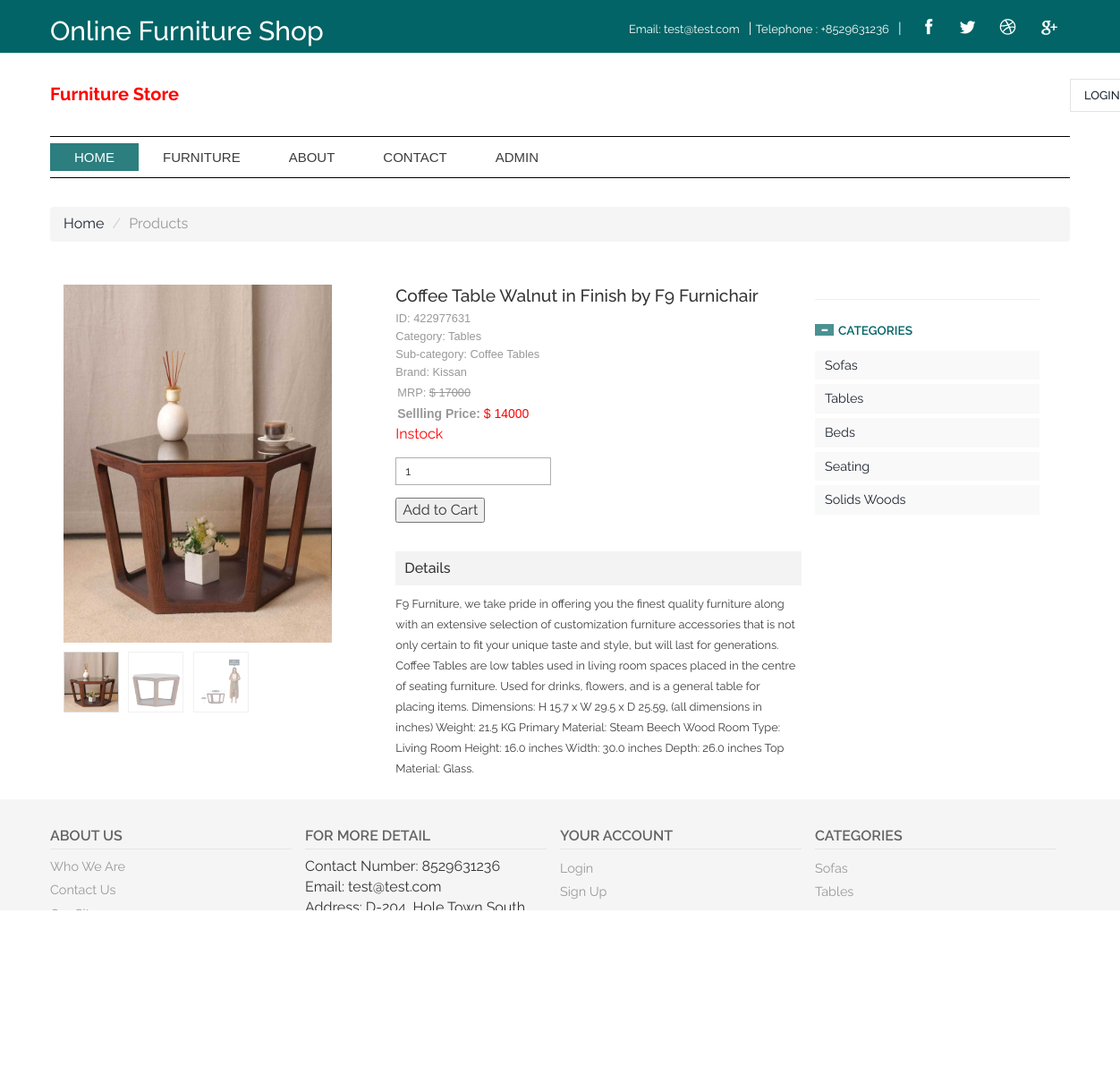
The page /ofsms/single-product-detail.php?proid=5 on the database its author committed.
### tables this page shows
CREATE TABLE `tblpage` (
  `ID` int(10) NOT NULL,
  `PageType` varchar(120) DEFAULT NULL,
  `PageTitle` varchar(200) DEFAULT NULL,
  `PageDescription` mediumtext DEFAULT NULL,
  `Email` varchar(120) DEFAULT NULL,
  `MobileNumber` bigint(10) DEFAULT NULL,
  `UpdationDate` timestamp NULL DEFAULT current_timestamp()
);

CREATE TABLE `tblproducts` (
  `ID` int(10) NOT NULL,
  `ProductID` varchar(120) NOT NULL,
  `CatID` int(5) DEFAULT NULL,
  `SubCatid` int(5) DEFAULT NULL,
  `ProductTitle` varchar(120) DEFAULT NULL,
  `RegularPrice` varchar(120) DEFAULT NULL,
  `BrandName` varchar(120) DEFAULT NULL,
  `Quantity` int(10) DEFAULT NULL,
  `Availability` varchar(50) NOT NULL,
  `PDesc` mediumtext DEFAULT NULL,
  `SalePrice` varchar(120) DEFAULT NULL,
  `Image` varchar(120) NOT NULL,
  `Image1` varchar(120) NOT NULL,
  `Image2` varchar(120) NOT NULL,
  `Image3` varchar(120) NOT NULL,
  `CreationDate` timestamp NULL DEFAULT current_timestamp()
);

CREATE TABLE `tblcategory` (
  `ID` int(10) NOT NULL,
  `CategoryName` varchar(120) DEFAULT NULL,
  `CreationDate` timestamp NULL DEFAULT current_timestamp()
);

CREATE TABLE `tblsubcategory` (
  `ID` int(10) NOT NULL,
  `CatID` int(10) DEFAULT NULL,
  `SubcategoryName` varchar(120) DEFAULT NULL,
  `CreationDate` timestamp NULL DEFAULT current_timestamp()
);

### ofsms/single-product-detail.php (the view, shortened to what this page needs)
<?php
include('includes/dbconnection.php');
  	?>
<!DOCTYPE HTML>
<html>
<head>
<link href="css/bootstrap.css" rel='stylesheet' type='text/css' />
<link href="css/style.css" rel='stylesheet' type='text/css' />
<link href="css/megamenu.css" rel="stylesheet" type="text/css" media="all" />
<link href="css/form.css" rel="stylesheet" type="text/css" media="all" />
<link rel="stylesheet" href="css/etalage.css">
</head>
<body>
<?php include_once('includes/header.php');?>
<div class="single-sec">
	 <div class="container">
		 <ol class="breadcrumb">
			 <li><a href="index.php">Home</a></li>
			 <li class="active">Products</li>
		 </ol>
			<div class="col-md-9 det">
				<?php
$pid=intval($_GET['proid']);
$sql="SELECT *,tblproducts.ID as pid from  tblproducts
join tblcategory on tblcategory.ID=tblproducts.CatID
join tblsubcategory on tblsubcategory.ID=tblproducts.SubCatid
where tblproducts.ID=:pid";
$query = $dbh -> prepare($sql);
$query-> bindParam(':pid', $pid, PDO::PARAM_STR);
$query->execute();
$results=$query->fetchAll(PDO::FETCH_OBJ);
$cnt=1;
if($query->rowCount() > 0)
{
foreach($results as $row)
{               ?>
				  <div class="single_left">
				  	<form method="post" action="category-details.php?action=add&pid=<?php echo $row->pid; ?>">
					 <div class="grid images_3_of_2">
						 <ul id="etalage">
							<li>
								<a href="optionallink.html">
									<img class="etalage_thumb_image" src="admin/images/<?php echo $row->Image;?>" class="img-responsive" width='150' height='150' />
								</a>
							</li>
						 </ul>
				      </div>
				  </div>
				  <div class="single-right">
					 <h3><?php echo $row->ProductTitle;?></h3>
					 <div class="id"><h4>ID: <?php echo $row->ProductID;?></h4></div>
					  <div class="id"><h4>Category: <?php echo $row->CategoryName;?></h4></div>
					   <div class="id"><h4>Sub-category: <?php echo $row->SubcategoryName;?></h4></div>
					    <div class="id"><h4>Brand: <?php echo $row->BrandName;?></h4></div>
					  <div class="cost">
						 <div class="prdt-cost">
							 <ul>
								 <li>MRP: <del>$ <?php echo $row->RegularPrice;?></del></li>
								 <li style="font-size:14px;"><strong>Sellling Price:</strong> <span style="color:red">$ <?php echo $row->SalePrice;?></span></li>
								 					  <p style="color:red"> <?php echo $row->Availability;?></p>
<?php if($row->Availability=='Instock'):;?>
<input type="text" class="item_quantity" name="quantity" value="1" />
<input type="submit" value="Add to Cart" class="btnAddAction" />
<?php endif;?>
							 </ul>
						 </div>
						 <div class="clearfix"></div>
					  </div>
					  <div class="single-bottom1">
						<h6>Details</h6>
						<p class="prod-desc"><?php echo $row->PDesc;?>.</p>
					 </div>
				  </div>
				  <div class="clearfix"></div>
		    </div><?php $cnt=$cnt+1;}}?>
			<?php include_once('includes/sidebar.php');?>
		</div>
	  </div>
<br />
<?php include_once('includes/footer.php');?>
</body>
</html>

### ofsms/includes/header.php (shortened to what this page needs)
<?php if (strlen($_SESSION['ofsmsuid']==0)) {?>
<div class="top_bg">
  <div class="container">
    <div class="header_top-sec">
      <div class="top_right">
        <h2>Online Furniture Shop</h2>
      </div>
      <div class="top_left">
        <ul>
          <?php
$sql="SELECT * from tblpage where PageType='contactus'";
$query = $dbh -> prepare($sql);
$query->execute();
$results=$query->fetchAll(PDO::FETCH_OBJ);
$cnt=1;
if($query->rowCount() > 0)
{
foreach($results as $row)
{               ?>
          <li class="top_link">Email: <?php  echo htmlentities($row->Email);?></li>|
          <li class="top_link">Telephone : +<?php  echo htmlentities($row->MobileNumber);?></li>|
        <?php $cnt=$cnt+1;}} ?>
        </ul>
        <div class="social">
          <ul>
            <li><a href="#"><i class="facebook"></i></a></li>
            <li><a href="#"><i class="twitter"></i></a></li>
            <li><a href="#"><i class="dribble"></i></a></li>
            <li><a href="#"><i class="google"></i></a></li>
          </ul>
        </div>
      </div>
        <div class="clearfix"> </div>
    </div>
  </div>
</div><?php } ?>
<div class="header_top">
   <div class="container">
     <div class="logo">
      <a href="index.php"><strong style="color: red;font-size: 20px;">Furniture Store</strong></a>
     </div>
     <div class="header_right">
      <?php if (strlen($_SESSION['ofsmsuid']==0)) {?>
       <div class="login">
         <a href="signup.php">LOGIN</a>
       </div><?php } ?>
     </div>
      <div class="clearfix"></div>
   </div>
</div>
<div class="mega_nav">
   <div class="container">
     <div class="menu_sec">
     <ul class="megamenu skyblue">
       <li class="active grid"><a class="color1" href="index.php">Home</a></li>
       <li class="grid"><a class="color2" href="#">furniture</a>
        </li>
        <li><a class="color5" href="about-us.php">About</a>
        </li>
        <li><a class="color6" href="contact-us.php">Contact</a>
        </li>
             <li><?php if (strlen($_SESSION['ofsmsuid']==0)) {?>
        <a class="color4" href="admin/login.php">Admin</a>
      <?php } ?>
        </li>
         </ul>
       <div class="clearfix"></div>
     </div>
    </div>
</div>

### ofsms/includes/sidebar.php (shortened to what this page needs)
	<div class="rsidebar span_1_of_left">
				 <section  class="sky-form">
					 <div class="product_right">
						 <h4 class="m_2"><span class="glyphicon glyphicon-minus" aria-hidden="true"></span>Categories</h4>
						 <?php
$ret="SELECT * from tblcategory";
$query1 = $dbh -> prepare($ret);
$query1->execute();
$resultss=$query1->fetchAll(PDO::FETCH_OBJ);
foreach($resultss as $rows)
{               ?>
						 <div class="tab1">
							 <ul class="place">
								  <li><a href="category-details.php?catid=<?php echo htmlentities($rows->ID)?>"><?php echo htmlentities($rows->CategoryName)?></li>
							  </ul>
					      </div><?php } ?>
					      </div>
				 </section>
					 <link rel="stylesheet" type="text/css" href="css/jquery-ui.css">
			 </div>

### ofsms/includes/footer.php (shortened to what this page needs)
<?php
include('includes/dbconnection.php');
?>
<div class="footer-content">
     <div class="container">
         <div class="ftr-grids">
             <div class="col-md-3 ftr-grid">
                 <h4>About Us</h4>
                 <ul>
                     <li><a href="about-us.php">Who We Are</a></li>
                     <li><a href="contact-us.php">Contact Us</a></li>
                     <li><a href="index.php">Our Sites</a></li>
                 </ul>
             </div>
             <div class="col-md-3 ftr-grid">
                 <h4>For more Detail</h4>
                 <ul>
                        <?php
$sql="SELECT * from  tblpage where PageType='contactus'";
$query = $dbh -> prepare($sql);
$query->execute();
$results=$query->fetchAll(PDO::FETCH_OBJ);
$cnt=1;
if($query->rowCount() > 0)
{
foreach($results as $row)
{               ?>
                     <li>Contact Number: <?php  echo $row->MobileNumber;?></li>
                     <li>Email: <?php  echo $row->Email;?></li>
                     <li>Address: <?php  echo $row->PageDescription;?></li>
                     <?php $cnt=$cnt+1;}} ?>
                 </ul>
             </div>
             <div class="col-md-3 ftr-grid">
                 <h4>Your account</h4>
                 <ul>
                     <li><a href="signup.php">Login</a></li>
                     <li><a href="signup.php">Sign Up</a></li>
                     <li><a href="about-us.php">About Us</a></li>
                     <li><a href="contact-us.php">Contact Us</a></li>
                     <li><a href="index.php">Home</a></li>
                 </ul>
             </div>
             <div class="col-md-3 ftr-grid">
                 <h4>Categories</h4>
                 <ul>
                    <?php
$ret="SELECT * from tblcategory";
$query1 = $dbh -> prepare($ret);
$query1->execute();
$resultss=$query1->fetchAll(PDO::FETCH_OBJ);
foreach($resultss as $rows)
{               ?>
                     <li><a href="category-details.php?catid=<?php echo htmlentities($rows->ID)?>"><?php echo htmlentities($rows->CategoryName)?></a></li>
                     <?php } ?>
                 </ul>
             </div>
             <div class="clearfix"></div>
         </div>
     </div>
</div>
<br />
<div class="footer">
     <div class="container">
         <div class="copywrite">
             <p style="text-align: center;color: red;font-size: 20px"><strong>Online Furniture Store Management System</strong> </p>
         </div>
         </div>
     </div>

### ofsms/css/style.css (style rules this page uses)
h4, h5, h6, h1, h2, h3 { margin: 0; }
ul, ol { margin: 0; padding:0; }
p { margin: 0; }
html, body { font-family: 'Raleway', sans-serif; font-size: 100%; background: #ffffff; }
body a { transition:0.5s all; -webkit-transition:0.5s all; -moz-transition:0.5s all; -o-transition:0.5s all; -ms-transition:0.5s all; }
.breadcrumb { margin:2em 0; }
.top_bg { background:#026466; }
.header_top-sec { padding: 15px 0 8px; }
.header_top { padding:2em 0; }
.login a { font-size:13px; font-weight:500; border:1px solid #E4E4E4; padding:10px 15px; }
.top_left { float: right; color:#fff; }
.top_right { float:left; color: #ffffff; margin-top: 3px; }
.top_right ul,.top_left ul { padding:0; list-style:none; display: inline-block; vertical-align: middle; }
.top_left ul li.top_link { margin-right:10px; }
.top_right ul li,.top_left ul li { display: inline-block; }
.social { display: inline-block; }
.top_left ul li { font-size:13px; }
.top_left ul li a { text-align:center; padding: 0px 4px; font-size:13px; color:#ffffff; -webkit-transition: all 0.3s ease-in-out; -moz-transition: all 0.3s ease-in-out; -o-transition: all 0.3s ease-in-out; transition: all 0.3s ease-in-out; }
.item_quantity { margin: 1em 0; border: 1px solid rgb(175, 175, 175); font-size: 0.85em; padding: 5px 10px; display: block; }
.logo { float: left; }
.header_right { float: right; }
.social i { width: 27px; height: 27px; background: url('../images/social2.png') no-repeat 0px 0px; display: inline-block; margin: 0 4px; }
.social ul li { display:inline-block; }
a i.facebook { background-position: -3px -2px; }
a i.twitter { background-position: -43px -3px; }
a i.dribble { background-position: -83px -3px; }
a i.google { background-position: -126px -2px; }
.menu_sec { border-top:1px solid #000; border-bottom:1px solid #000; padding:7px 0; }
.header_right { position:relative; }
.login { position:absolute; left: -69%; top: 24%; }
.footer-content { background:#F5F5F5; padding:2em 0; }
.ftr-grid h4 { color: #646464; font-weight: 600; display: block; border-bottom: 1px solid #E5E5E5; padding-bottom: 5px; text-transform:uppercase; font-size:1em; }
.ftr-grid { padding-left: 0; }
.ftr-grid ul li { display:block; }
.ftr-grid ul li:nth-child(1) { margin-top:0.5em; }
.ftr-grid ul li a { color:#999; padding:3px 0; display:block; font-size:0.9em; }
.footer { padding-bottom:2em; }
.copywrite p { color: #999; font-size: 0.8em; }
.glyphicon-minus { top:-1px!important; }
.glyphicon-minus:before { content: "\2212"; color:#fff; font-size:9px; background:rgba(2, 100, 102, 0.71); padding:1px 6px; margin-right:5px; }
.rsidebar { display: block; float: left; margin: 2em 2em 0% 0; width: 22%; }
.item_quantity { margin: 1em 0; font-size: 0.85em; padding: 5px 10px; display: block; }
ul.place { margin: 5px 0; background: #f9f9f9; width: 100%; padding:0px 5px; cursor: pointer; }
ul.place li { display: inline-block; padding: 6px; }
ul.place li { font-size:0.9em; color: #8c8c8c; text-decoration: none; cursor: pointer; }
.single_left { float:left; width:40%; margin-right:5%; }
.single-right { float:right; width:55%; }
.single-right h3 { color:#333; font-size:1.2em; font-weight:500; line-height:1.3em; }
.id h4 { font-size:0.8em; color:#999; font-family: 'Arimo', sans-serif; margin-top:6px; }
.cost { margin:0.3em 0 1em 0; }
.prdt-cost { float:left; margin-right: 13% }
.prdt-cost ul li { display:block; font-family: 'Arimo', sans-serif; font-size:0.8em; padding:2px; color:#999; }
.det { margin-top: 1em; }
.single-bottom1 h6 { background: #F3F3F3; padding: 10px; color: #333; font-size: 1em; margin-top:2em; }
p.prod-desc { color: #3f3d3d; padding-top: 2%; font-size: 0.8em; line-height: 1.8em; }

### ofsms/css/megamenu.css (style rules this page uses)
.megamenu { margin-bottom:0px;padding:0;width:100%;list-style:none;display:inline-block;position:relative;font-family:Calibri,Arial;font-size:15px }
.megamenu li { margin-bottom:-5px;display:inline }
.megamenu>li>a { float:left;padding:5px 28px;text-decoration:none;text-transform:capitalize;font-size:1em; -webkit-transition: all 0.3s ease-in-out;text-transform:uppercase; -moz-transition: all 0.3s ease-in-out; -o-transition: all 0.3s ease-in-out; transition: all 0.3s ease-in-out; }
.megamenu>li.active>a { background:rgba(2, 100, 102, 0.83); color:#fff; }
.skyblue,.skyblue>li.showhide { width: 72%; float: left; margin-right: 2%;; }
.skyblue li>a,.skyblue>li.showhide span { color:#3f3d3d }
@media (max-width:1366px) { .megamenu>li>a { padding: 5px 27px } }

### rows shown on the page
tblpage: Email "test@test.com", MobileNumber "8529631236", PageDescription "D-204, Hole Town South West,Delhi-110096,India"
tblproducts: Image (picture), ProductTitle "Coffee Table Walnut in Finish by F9 Furnichair", ProductID "422977631", tblcategory.CategoryName "Tables", tblsubcategory.SubcategoryName "Coffee Tables", BrandName "Kissan", RegularPrice "17000", SalePrice "14000", Availability "Instock", PDesc "F9 Furniture, we take pride in offering you the finest quality furniture along with an extensive selection of customization furniture accessories that is not only certain to fit your unique taste and style, but will last for generations. Coffee Tables are low tables used in living room spaces placed in the centre of seating furniture. Used for drinks, flowers, and is a general table for placing items. Dimensions: H 15.7 x W 29.5 x D 25.59, (all dimensions in inches) Weight: 21.5 KG Primary Material: Steam Beech Wood Room Type: Living Room Height: 16.0 inches Width: 30.0 inches Depth: 26.0 inches Top Material: Glass"
tblcategory: CategoryName "Sofas"
tblcategory: CategoryName "Tables"
tblcategory: CategoryName "Beds"
tblcategory: CategoryName "Seating"
tblcategory: CategoryName "Solids Woods"
